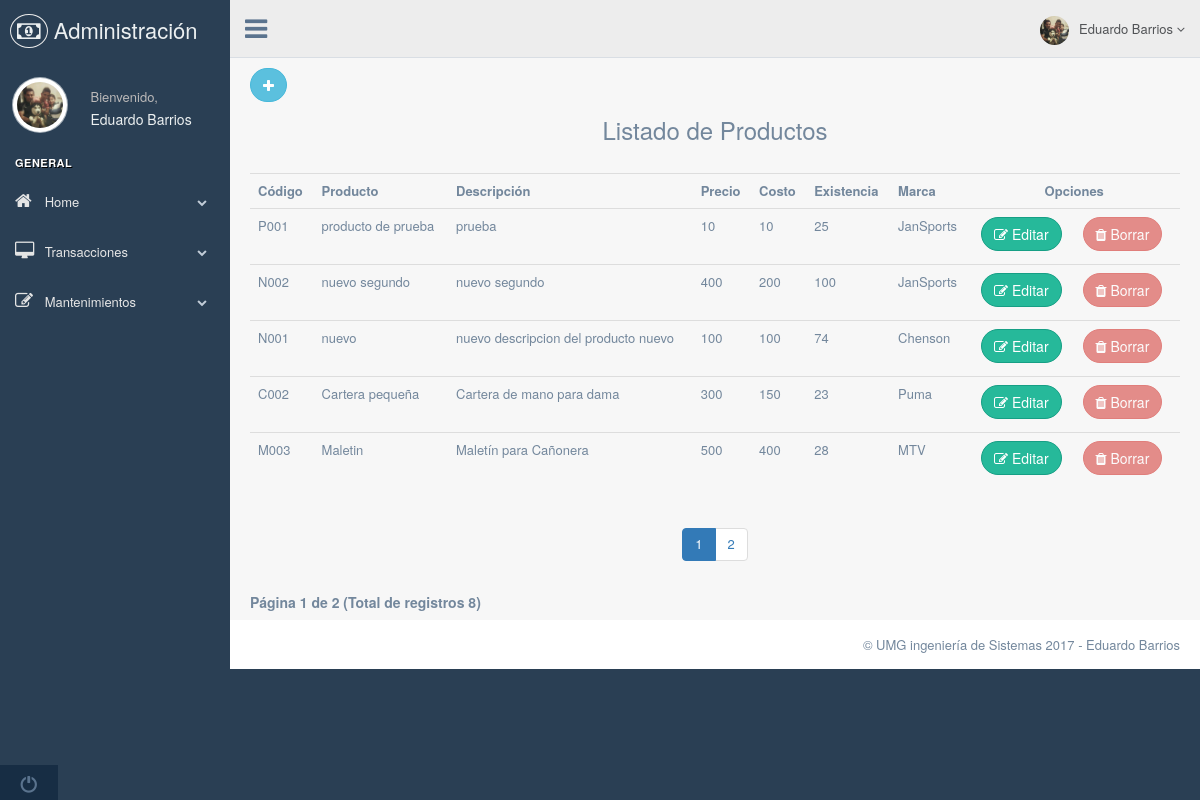
The page /Controllers/ProductosController.php on the database its author committed.
### tables this page shows
CREATE TABLE `productos` (
  `idProducto` int(11) NOT NULL,
  `codigoProducto` varchar(100) NOT NULL,
  `nombreProducto` varchar(100) NOT NULL,
  `descripcion` varchar(255) NOT NULL,
  `precio` float NOT NULL,
  `costo` float NOT NULL,
  `existencia` int(11) NOT NULL,
  `idMarca` int(11) NOT NULL
);

CREATE TABLE `marcaproductos` (
  `idMarca` int(11) NOT NULL,
  `nombreMarca` varchar(100) NOT NULL
);

### Controllers/ProductosController.php (called while the page is built, shortened)
<?php
	require_once('../Models/ProductosModel.php');
	$cant_filas = new Productos();
	$pagination = new Productos();
	$no_registros = 5;
	if(!(isset($_GET['pagina'])))
	{
		$inicio = 1;
	}
	$nuevo_inicio = ($inicio-1)*$no_registros;
	$Productos = $pagination->getProductos($nuevo_inicio,$no_registros);
	$total_registros = count($cant_filas->numRegistros());
	$total_paginas = ceil($total_registros/$no_registros);
	require_once('../Views/ProductosView.php');
 ?>

### Models/Conexion.php (called while the page is built)
<?php
	class Conexion
	{
		public function Conectar(){
			$db_servidor = "localhost";
			$db_usuario  = "root";
			$db_password = "";
			$db_nombre   = "compras-devoluciones";
			$conexion = new PDO("mysql:	host=$db_servidor;dbname=$db_nombre", $db_usuario, $db_password);
			$conexion->setAttribute(PDO::ATTR_ERRMODE, PDO::ERRMODE_EXCEPTION);
			$conexion->exec("SET CHARACTER SET utf8");
			return $conexion;
		}
	}
?>

### Models/ProductosModel.php (called while the page is built, shortened)
<?php
	require_once('Conexion.php');
	class Productos extends Conexion
	{
		public function getProductos($inicio=false,$no_registros=false)
		{
			if($inicio!==false && $no_registros!==false)
			{
				$sql = "SELECT P.idProducto,P.codigoProducto,P.nombreProducto,P.descripcion,P.precio,P.costo,P.existencia,P.idMarca,M.nombreMarca
					    FROM productos P
					    INNER JOIN marcaproductos M ON P.idMarca = M.idMarca
					    	ORDER BY P.idProducto DESC LIMIT $inicio,$no_registros";
			}
			else{
				$sql = "SELECT P.idProducto,P.codigoProducto,P.nombreProducto,P.descripcion,P.precio,P.costo,P.existencia,P.idMarca,M.nombreMarca
					    FROM productos P
					    INNER JOIN marcaproductos M ON P.idMarca = M.idMarca
					    	ORDER BY P.idProducto DESC";
			}
			$stmt = Conexion::Conectar()->prepare($sql);
			$stmt->execute();
			return $stmt->fetchAll();
		}
		public function numRegistros()
		{
			$sql = "SELECT idProducto FROM productos";
			$resultado = Conexion::Conectar()->prepare($sql);
			$resultado->execute();
			return $resultado->fetchAll();
		}
	}
 ?>

### Views/ProductosView.php (the view, shortened to what this page needs)
<!DOCTYPE html>
<html lang="en">
  <head>
    <link href="../vendors/bootstrap/dist/css/bootstrap.min.css" rel="stylesheet">
    <link href="../vendors/font-awesome/css/font-awesome.min.css" rel="stylesheet">
    <link href="../vendors/nprogress/nprogress.css" rel="stylesheet">
    <link href="../vendors/iCheck/skins/flat/green.css" rel="stylesheet">
    <link href="../vendors/bootstrap-progressbar/css/bootstrap-progressbar-3.3.4.min.css" rel="stylesheet">
    <link href="../vendors/jqvmap/dist/jqvmap.min.css" rel="stylesheet"/>
    <link href="../vendors/bootstrap-daterangepicker/daterangepicker.css" rel="stylesheet">
    <link href="../build/css/custom.min.css" rel="stylesheet">
  </head>
  <body class="nav-md">
    <div class="container body">
      <div class="main_container">
        <div class="col-md-3 left_col">
          <div class="left_col scroll-view">
            <div class="navbar nav_title" style="border: 0;">
              <a href="#" class="site_title"><i class="fa fa-money"></i> <span>Administración</span></a>
            </div>
            <div class="profile clearfix">
              <div class="profile_pic">
                <img src="../Views/images/eduardo.jpg" alt="..." class="img-circle profile_img">
              </div>
              <div class="profile_info">
                <span>Bienvenido,</span>
                <h2>Eduardo Barrios</h2>
              </div>
            </div>
            <br />
            <div id="sidebar-menu" class="main_menu_side hidden-print main_menu">
              <div class="menu_section">
                <h3>General</h3>
                <ul class="nav side-menu">
                  <li><a><i class="fa fa-home"></i> Home <span class="fa fa-chevron-down"></span></a>
                  </li>
                  <li><a><i class="fa fa-desktop"></i> Transacciones <span class="fa fa-chevron-down"></span></a>
                  </li>
                  <li><a><i class="fa fa-edit"></i> Mantenimientos <span class="fa fa-chevron-down"></span></a>
                  </li>
                </ul>
              </div>
            </div>
            <div class="sidebar-footer hidden-small">
              <a data-toggle="tooltip" data-placement="top" title="Logout" href="#">
                <span class="glyphicon glyphicon-off" aria-hidden="true"></span>
              </a>
            </div>
          </div>
        </div>
        <div class="top_nav">
          <div class="nav_menu">
            <nav>
              <div class="nav toggle">
                <a id="menu_toggle"><i class="fa fa-bars"></i></a>
              </div>
              <ul class="nav navbar-nav navbar-right">
                <li class="">
                  <a href="javascript:;" class="user-profile dropdown-toggle" data-toggle="dropdown" aria-expanded="false">
                    <img src="../Views/images/eduardo.jpg" alt="">Eduardo Barrios
                    <span class=" fa fa-angle-down"></span>
                  </a>
                </li>
              </ul>
            </nav>
          </div>
        </div>
  <div class="right_col" role="main">
      <div class="row">
          <div class="col-md-12 col-sm-12 col-xs-12">
            <a href="ProductoNuevoController.php" class="btn btn-round btn-info"><i class="fa fa-plus"></i></a>
              <h3 class="text-center">Listado de Productos</h3>
              <br>
                <table class="table table-hover">
                  <tr>
                    <th>Código</th>
                    <th>Producto</th>
                    <th>Descripción</th>
                    <th>Precio</th>
                    <th>Costo</th>
                    <th>Existencia</th>
                    <th>Marca</th>
                    <th colspan="2" class="text-center">Opciones</th>
                  </tr>
                  <?php foreach($Productos as $item): ?>
                   <tr <?php if($item['existencia']<=5) echo 'class=danger'; ?>>
                     <td><?php echo $item['codigoProducto']; ?></td>
                     <td><?php echo $item['nombreProducto']; ?></td>
                     <td><?php echo $item['descripcion']; ?></td>
                     <td><?php echo $item['precio']; ?></td>
                     <td><?php echo $item['costo']; ?></td>
                     <td><?php echo $item['existencia']; ?></td>
                     <td><?php echo $item['nombreMarca']; ?></td>
                     <td class="text-right"><button type="button" class="btn btn-round btn-success" data-toggle='modal' data-target='#modal-editar' onclick="CargarDatos('<?php echo $item['idProducto'];?>','<?php echo $item['codigoProducto']; ?>','<?php echo $item['nombreProducto']; ?>','<?php echo $item['descripcion'];?>','<?php echo $item['precio'];?>','<?php echo $item['costo'];?>','<?php echo $item['existencia'];?>','<?php echo $item['idMarca'];?>');"><i class="fa fa-edit"></i> Editar</button>
                     </td>
                     <td class="text-left"><button disabled type="button" class="btn btn-round btn-danger" onclick="confirmarRegistro('<?php echo $item['idProducto'];?>');"><i class="fa fa-trash"></i> Borrar</button>
                     </td>
                   </tr>
                  <?php endforeach; ?>
                </table>
                <div class="text-center">
                      <nav aria-label="Page navigation">
                            <ul class="pagination">
                             <?php
                                  for($i=1;$i<=$total_paginas;$i++)
                                  {
                                      if($i == $inicio ){
                                           echo "<li class='active'><a>".$i." </a></li>";
                                      }
                                      else{
                                           echo "<li><a href='?pagina=".$i."'>".$i." </a></li>";
                                      }
                                  }
                               ?>
                            </ul>
                      </nav>
                  </div>
                  <h5 class="text-left">
                      <strong>
                          <?php
                              if($inicio == 0) $inicioPag = 1;
                              else $inicioPag = $inicio;
                                  echo "Página ".$inicioPag." de ".$total_paginas;
                                  echo " (Total de registros ".$total_registros.")";
                          ?>
                      </strong>
                  </h5>
          </div>
      </div>
  </div>
        <footer>
          <div class="pull-right">
            &copy; UMG ingeniería de Sistemas 2017 - Eduardo Barrios
          </div>
          <div class="clearfix"></div>
        </footer>
      </div>
    </div>
  </body>
</html>

### rows shown on the page
productos: codigoProducto "P001", nombreProducto "producto de prueba", descripcion "prueba", precio "10", costo "10", existencia "25", idMarca.nombreMarca "JanSports"
productos: codigoProducto "N002", nombreProducto "nuevo segundo", descripcion "nuevo segundo", precio "400", costo "200", existencia "100", idMarca.nombreMarca "JanSports"
productos: codigoProducto "N001", nombreProducto "nuevo", descripcion "nuevo descripcion del producto nuevo", precio "100", costo "100", existencia "74", idMarca.nombreMarca "Chenson"
productos: codigoProducto "C002", nombreProducto "Cartera pequeña", descripcion "Cartera de mano para dama", precio "300", costo "150", existencia "23", idMarca.nombreMarca "Puma"
productos: codigoProducto "M003", nombreProducto "Maletin", descripcion "Maletín para Cañonera", precio "500", costo "400", existencia "28", idMarca.nombreMarca "MTV"

### other values the page prints
$inicioPag "1"
$total_paginas "2"
$total_registros "8"
